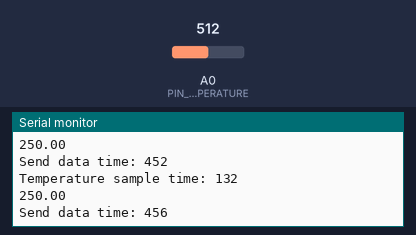
This sketch was run on a simulated Arduino Uno, built with avr-gcc and run on an emulated ATmega328P. Shown: the last lines printed to the serial monitor. Inputs (shaded band) come from the test bench; at power-on: A0 (PIN_ANA_TEMPERATURE) = 512.

Above: at 1.2 s.
1.3 s: A0 (PIN_ANA_TEMPERATURE) set to 216
At 1.32 s:
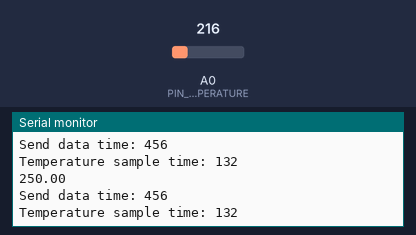
4.3 s: A0 (PIN_ANA_TEMPERATURE) set to 194
At 4.36 s:
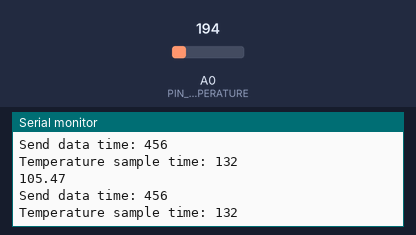
Timing chart, 0 to 7.3 s (numbered marks = the images above; inputs shaded):
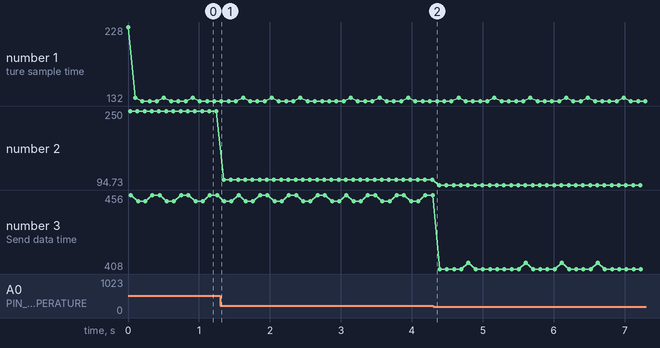

The sketch:

TemperatureSampler.ino
```cpp
#include <LM35.h>


// Pin for the analog version of the temperature sensor
#define PIN_ANA_TEMPERATURE A0
// Default time between samples in miliseconds
#define DEFAULT_SAMPLE_RATE 60000.0


// Temperature sensor
LM35 lm35(PIN_ANA_TEMPERATURE);

// Variable to store the temperature
double temperature;
// Variable to store the current
double sampleRate;
// Variables to measure time
unsigned long startTime;
unsigned long elapseTime;


void setup()
{
  // Setup temperature data pins
  pinMode(PIN_ANA_TEMPERATURE, INPUT);
  // Setting values
  sampleRate = DEFAULT_SAMPLE_RATE;
  // Init Serial communication
  Serial.begin(9600);
}

void loop()
{
  // Measure start time
  startTime = micros();
  // Read the temperature
  temperature = lm35.getTemp(CELCIUS);
  // Measure total time
  elapseTime = micros() - startTime;

  Serial.print("Temperature sample time: ");
  Serial.println(elapseTime);

  // Measure start time
  startTime = micros();
  // Send the data
  Serial.println(temperature);
  // Measure total time
  elapseTime = micros() - startTime;

  Serial.print("Send data time: ");
  Serial.println(elapseTime);

  delay(100);
}
```

Measured:
- plotted number 2: 250 → 105.47 after the input at 1.3 s, 105.47 → 94.73 after the input at 4.3 s
- plotted number 3: 456 → 408 after the input at 4.3 s
